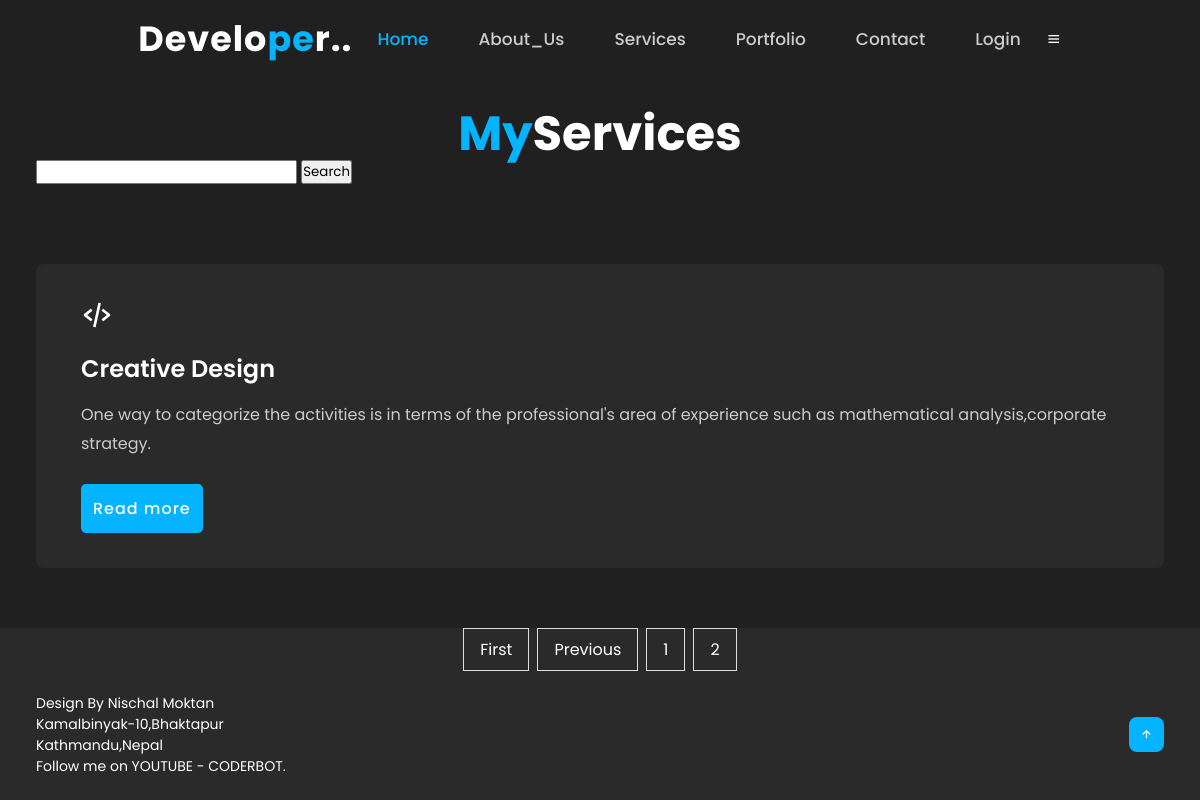
Screenshot of /services/?page=2 with the database file from the repository.
### service/models.py (models this page shows)
class Service(models.Model):
    service_icon=models.CharField(max_length=50)
    service_title=models.CharField(max_length=50)
    service_des=models.TextField()

### mysite/views.py (the view)
# urls.py: path('services/', views.services,name='services'),
def services(request):
    servicesData=Service.objects.all().order_by('-service_title')
    paginator=Paginator(servicesData,2)
    page_number=request.GET.get('page')
    serviceDatafinal=paginator.get_page(page_number)
    totalpage=serviceDatafinal.paginator.num_pages
    if request.method=="GET":
        st=request.GET.get('servicename')
        if st!=None:
           servicesData=Service.objects.filter(service_title__icontains=st)
    data={
        'servicesData':serviceDatafinal,
        'lastpage':totalpage,
        'totalPagelist':[n+1 for n in range(totalpage)],
        'title':'Contact',
        'name':'Nischal'
    }
    return render(request,"services.html",data)

### templates/services.html (shortened to what this page needs)
{% extends "base.html" %}
{% block content %}
<html>
    <head>
        <link rel="stylesheet" href="/static/css/style.css">
    </head>
    <body>
    <section class="services" id="services">
        <div class="main-text">
            <h2><span>My</span>Services</h2>
        </div>
        <form method="get">
            <input type="text" name="servicename" value="" />
            <input type="submit" value="Search"/>
        </form>
        <div class="services-content">
            {% for n in servicesData %}
            <div class="box">
                <div class="s-icons">
                    <i class='{{n.service_icon}}'></i>
                </div>
                <h3>{{n.service_title}}</h3>
                <p>{{n.service_des}}</p>
                <a href="#" class="btn">Read more</a>
            </div>
            {% empty %}
            No Services Found
            {% endfor %}
    </section>
    <div class="center">
        <div class="pagination">
        {% if servicesData.has_previous %}
        <a href="/services/?page=1">First</a>
        <a href="/services/?page={{servicesData.previous_page_number}}">Previous</a>
        {% endif %}
        {% for n in totalPagelist %}
        <a href="/services/?page={{n}}">{{n}}</a>
        {% endfor %}
        </div>
      </div>
    </body>
</html>
{% endblock %}

### static/css/style.css (style rules this page uses)
* { padding: 0; margin: 0; box-sizing: border-box; text-decoration: none; list-style: none; scroll-behavior: smooth; font-family: "Poppins", sans-serif; }
:root { --bg-color:#2a2a2a; --second-bg-color:#202020; --text-color:#fff; --second-color:#ccc; --main-color:#05b4ff; --big-font:5rem; --h2-font:3rem; --p-font:1.1rem; }
body { background-color: var(--bg-color); color: var(--text-color); }
span { color: var(--main-color); }
section { padding: 160px 15% 120px; }
.btn { display: inline-block; padding: 12px; background: var(--main-color); border-radius: 5px; color: var(--text-color); font-size: 1rem; letter-spacing: 1px; font-weight: 500; transition: all .45s ease; }
.services { background: var(--second-bg-color); }
.main-text { text-align: center; }
.main-text h2 { font-size: var(--h2-font); line-height: 1; }
.services-content { display: grid; grid-template-columns: repeat(auto-fit,minmax(250px,auto)); gap: 2.5rem; margin-top: 5rem; }
.box { background: var(--bg-color); padding: 35px 45px; border-radius: 8px; transition: all .45s ease; }
.s-icons i { font-size: 32px; margin-bottom: 20px; }
.box h3 { font-size: 24px; font-weight: 600; color: var(--text-color); margin-bottom: 15px; }
.box p { color: var(--second-color); font-size: 1rem; line-height: 1.8; margin-bottom: 25px; }
@media (max-width: 1480px) { section { padding: 110px 3% 60px; } }

### templates/services.html (style rules this page uses)
.center { text-align: center; }
.pagination { display: inline-block; }
.pagination a { color: white; float: left; padding: 8px 16px; text-decoration: none; transition: background-color .3s; border: 1px solid #ddd; margin: 0 4px; }

### rows the page displays
Service: service_title "Creative Design", service_des "One way to categorize the activities is in terms of the professional's area of experience such as mathematical analysis,corporate strategy."

### other values shown
{{ n }} "1" "2"
